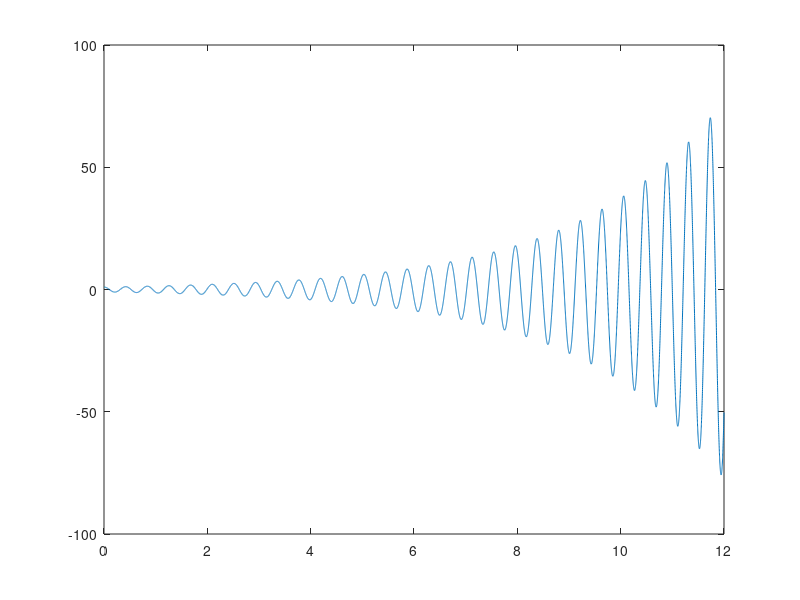

This chart was generated by the following MATLAB code:
%% A program by Daniel de las Heras
%  García, from Adelphi University.
%  A program to calculate the displacement of a spring 
%  following simple harmonic motion.

%% Validity
% The program gives a pretty good approximation 
% of simple harmonic motion, representing oscillations.



%% Simple Harmonic Motion Function
shm = @(w,b,x,x_1) (-w.^2*x-b*x_1);

%% Variables
dt      =   0.001;          % Time Step
w       =   15;             % Angular Velocity
b       =   -0.5;           % Damping Term
EndTime =   12;             % Time End
tt      =   0:dt:EndTime;   % Time Array
yy      =   size(tt);       % Function Values
yy_1    =   size(tt);       % First Derivative Values

%% Initial Values
yy(1)   =   1;          
yy_1(1) =   0;

%% Algorithm - Second Order Euler's Method
for i=2:length(tt)

    yy_1(i) =   yy_1(i-1)   +  dt  *   shm(w,b,yy(i-1),yy_1(i-1));
    yy(i)   =   yy(i-1)     +  dt  *   yy_1(i-1);

end

%% Plot
plot(tt,yy)